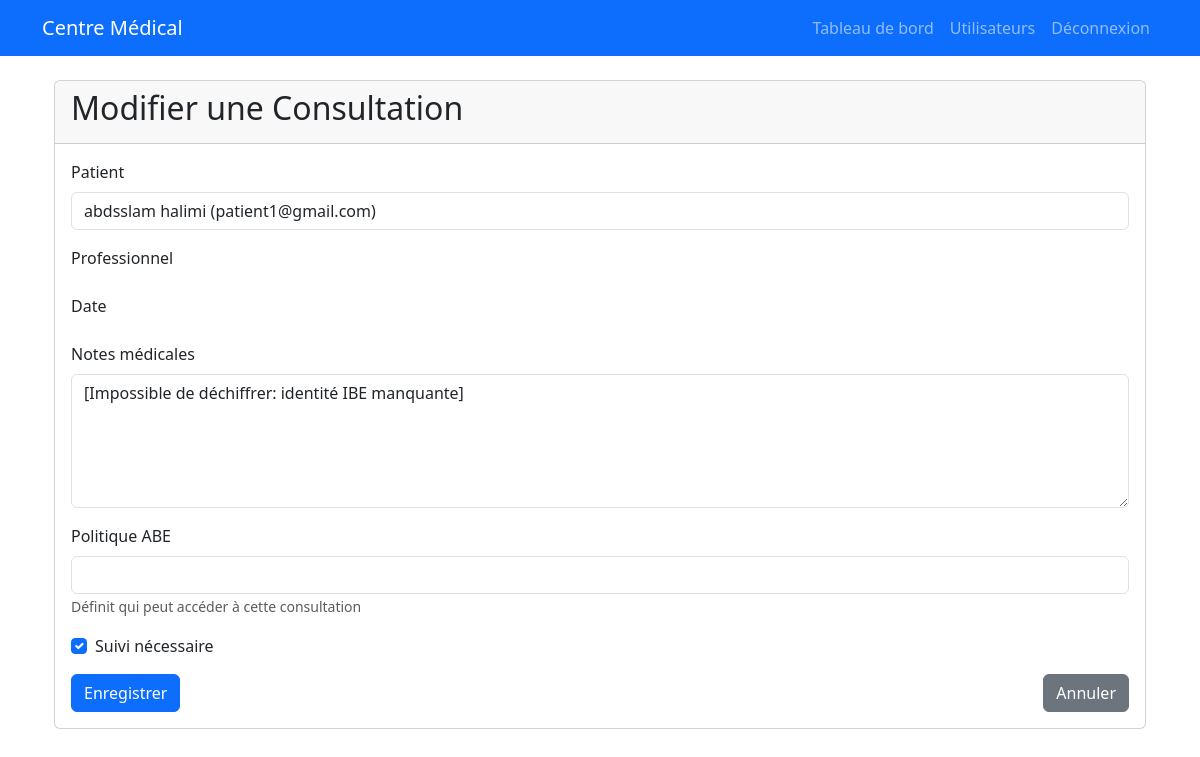
Page /accounts/consultations/29/edit/ (signed in) on the committed database.
### accounts/models.py (models this page shows)
class Consultation(models.Model):
        patient = models.ForeignKey('Patient', on_delete=models.CASCADE, related_name='consultations')
        professional = models.ForeignKey(settings.AUTH_USER_MODEL, on_delete=models.SET_NULL, null=True)
        date = models.DateTimeField(auto_now_add=True)
        encrypted_notes = models.BinaryField()
        abe_policy = models.TextField()
        follow_up_required = models.BooleanField(default=False)

### accounts/views.py (the view, shortened to what this page needs)
# urls.py: path('consultations/<int:pk>/edit/', views.ConsultationUpdateView.as_view(), name='consultation_update'),
class ConsultationUpdateView(UserPassesTestMixin, UpdateView):
    model = Consultation
    template_name = 'accounts/consultation_form.html'
    form_class = ConsultationForm
    def test_func(self):
        consultation = self.get_object()
        if self.request.user.is_admin:
            return True
    def get_form_kwargs(self):
        kwargs = super().get_form_kwargs()
        kwargs['user'] = self.request.user
        return kwargs
    def dispatch(self, request, *args, **kwargs):
        try:
            return super().dispatch(request, *args, **kwargs)
        except Exception as e:
            messages.error(request, f"Vous ne possédez pas les attributs nécessaires pour modifier cette consultation: {str(e)}")
            return redirect('consultation_list')

### accounts/forms.py (shortened to what this page needs)
class ConsultationForm(forms.ModelForm):
    notes = forms.CharField(
        widget=forms.Textarea(attrs={'class': 'form-control', 'rows': 5}),
        label='Notes de consultation',
        help_text='Ces notes seront chiffrées avec IBE pour protéger les données du patient'
    )
    class Meta:
        model = Consultation
        fields = ['patient', 'abe_policy', 'follow_up_required']
        widgets = {
            'patient': forms.Select(attrs={'class': 'form-control'}),
            'abe_policy': forms.TextInput(attrs={'class': 'form-control'}),
            'follow_up_required': forms.CheckboxInput(attrs={'class': 'form-check-input'}),
        }
        labels = {
            'patient': 'Patient',
            'abe_policy': 'Identité IBE',
            'follow_up_required': 'Suivi nécessaire',
        }

### accounts/models.py (called while the page is built)
    @property
    def is_admin(self):
        return self.role == 'ADMIN'

    @property
    def is_medecin(self):
        return self.role == 'MEDECIN'

    @property
    def is_laborantin(self):
        return self.role == 'LABORANTIN'

    def __str__(self):
        return f"{self.user.get_full_name()} ({self.user.email})"

### accounts/templates/accounts/consultation_form.html (shortened to what this page needs)
{% extends 'base.html' %}
{% block content %}
<div class="container mt-4">
    <div class="card">
        <div class="card-header">
            <h2>{% if form.instance.id %}Modifier{% else %}Créer{% endif %} une Consultation</h2>
        </div>
        <div class="card-body">
            <form method="post">
                <div class="mb-3">
                    <label for="id_patient" class="form-label">Patient</label>
                    {{ form.patient }}
                </div>
                <div class="mb-3">
                    <label for="id_professional" class="form-label">Professionnel</label>
                </div>
<div class="mb-3">
                    <label for="id_date" class="form-label">Date</label>
                </div>
                <div class="mb-3">
                    <label for="id_notes" class="form-label">Notes médicales</label>
                    {{ form.notes }}
                </div>
                <div class="mb-3">
                    <label for="id_abe_policy" class="form-label">Politique ABE</label>
                    {{ form.abe_policy }}
                    <small class="form-text text-muted">Définit qui peut accéder à cette consultation</small>
                </div>
                <div class="mb-3 form-check">
                    {{ form.follow_up_required }}
                    <label for="id_follow_up_required" class="form-check-label">Suivi nécessaire</label>
                </div>
                <div class="d-flex justify-content-between">
                    <button type="submit" class="btn btn-primary">Enregistrer</button>
                    <a href="{% url 'consultation_list' %}" class="btn btn-secondary">Annuler</a>
                </div>
            </form>
        </div>
    </div>
</div>
{% endblock %}

### rows in the picture
Consultation: patient "abdsslam halimi (patient1@gmail.com)", follow_up_required "☑"
